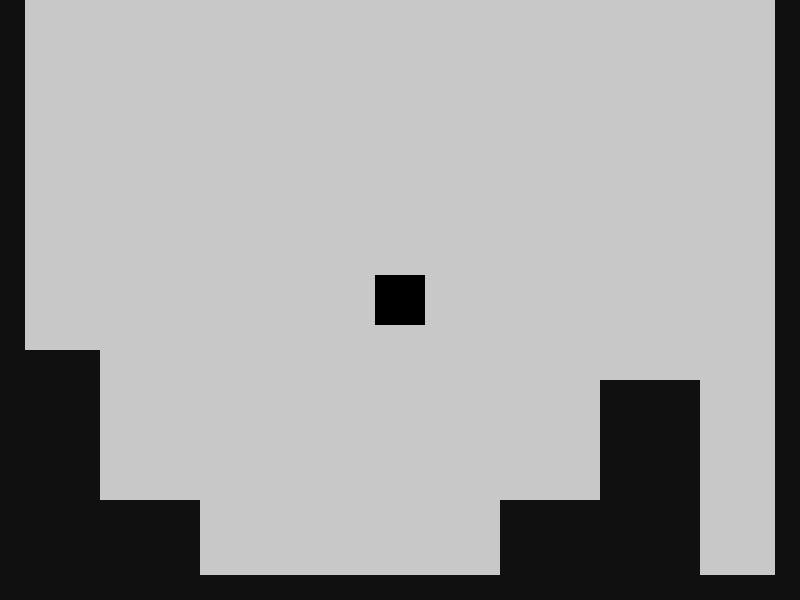
Frame 1 (no input)
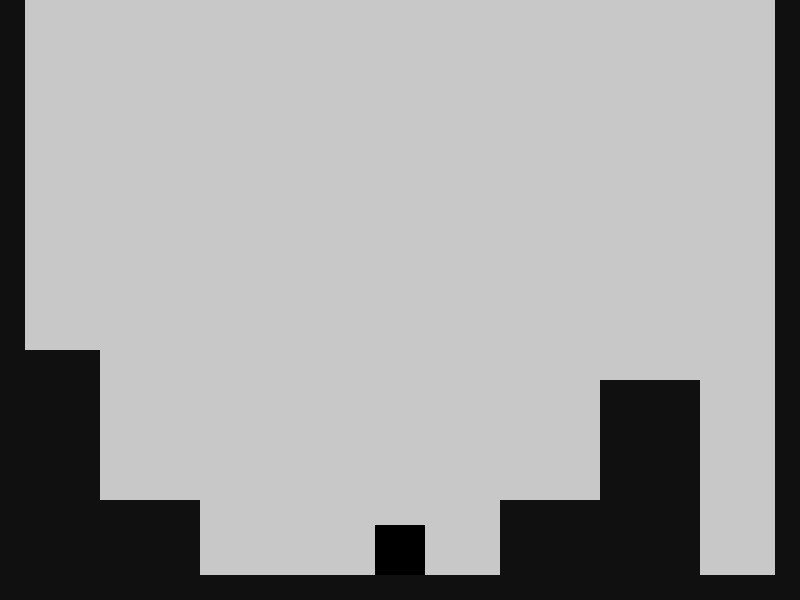
Frame 60 (the mouse pressed at the canvas centre just before this capture)
Frame 120 (the mouse held since frame 60 and released just before this capture): identical to frame 60, image omitted

The Processing sketch that drew these frames (run headless with seeded random() and noise(); from frame 60 on, the mouse is pressed at the canvas centre):

// Processing sketch: prueba_juego_5
// ── prueba_juego_5.pde
int rects = 7, trash1 = 0;
boolean trash2;
rectangulo jugador = new rectangulo(375, 275);

float[][] lvl1 = { {0, 575, 800, 25}, {0, 0, 25, 600}, {775, 0, 25, 600}, {0, 350, 100, 250}, {500, 500, 100, 100}, {100, 500, 100, 100}, {600, 380, 100, 230} };
rectangulo[] nivel = new rectangulo[rects];



void setup(){
  size(800, 600);
  noStroke();

}

void draw(){
  background(200);
  jugador.build(50, 50, #000000);
  jugador.mover();
  for(int i=0; i<rects; i++){
    nivel[i] = new rectangulo(lvl1[i][0], lvl1[i][1]);
    nivel[i].build(lvl1[i][2], lvl1[i][3], #101010);
    if(nivel[i].colisionY(jugador)){
      jugador.grav = false;
      jugador.vy = 0;
      jugador.y = nivel[i].y - jugador.al;
    } else jugador.grav = true;
    if(nivel[i].colisionXizq(jugador)){
      jugador.x = nivel[i].x - jugador.an;
      jugador.vx = 0;
    }
    if(nivel[i].colisionXder(jugador)){
      jugador.x = nivel[i].x + nivel[i].an;
      jugador.vx = 0;
    }
  }
}


void keyPressed(){
  if(key == 'R' ||key == 'r'){
    jugador.x = width/2 - 25;
    jugador.y = height/2 - 25;
    jugador.vy = 0;
    jugador.grav = true;
  }
  if(key == CODED){
    if(keyCode == RIGHT){
      jugador.vx = 8;
    }
    if(keyCode == LEFT){
      jugador.vx = -8;
    }
    if(keyCode == UP){
      if(jugador.vy == 0){
        jugador.vy = -15;
        jugador.grav = true;
      }
    }
  }
}

void keyReleased(){
  if(key == CODED){
    if(keyCode == RIGHT||keyCode == LEFT)jugador.vx=0;
  }
}
// ── clases.pde
class rectangulo {
  float x, y, vx, vy, a=1, an, al;
  boolean grav = true;

  rectangulo(float tempX, float tempY) {
    x=tempX;
    y=tempY;
  }
  void build(float ancho, float alto, int rgb) {
    fill(rgb);
    rect(x, y, ancho, alto);
    al = alto;
    an = ancho;
  }

  void mover() {
    x= x + vx;
    if (grav) {
      vy= vy + a;
    }
    y= y + vy;
  }

  boolean colisionY(rectangulo otro) {
    boolean c = false;
    if (otro.y + otro.al >= y - otro.vy && otro.y + otro.al <= y + otro.al/2) {
      if ( otro.x + otro.an >= x + 1 && otro.x <= x + an - 1) {
        c = true;
      }
    }
    return c;
  }
  boolean colisionXizq(rectangulo otro) {
    boolean c = false;
    if (otro.y >= y - otro.al/2 && otro.y + otro.al <= y + al) {
      if ( otro.x + otro.an >= x && otro.x + otro.an <= x + otro.an/2) {
        c = true;
      }
    }
    return c;
  }
  boolean colisionXder(rectangulo otro) {
    boolean c = false;
    if (otro.y >= y - otro.al/2 && otro.y + otro.al <= y + al) {
      if ( otro.x <= x + an && otro.x >= x + an + otro.vx) {
        c = true;
      }
    }
    return c;
  }
}
